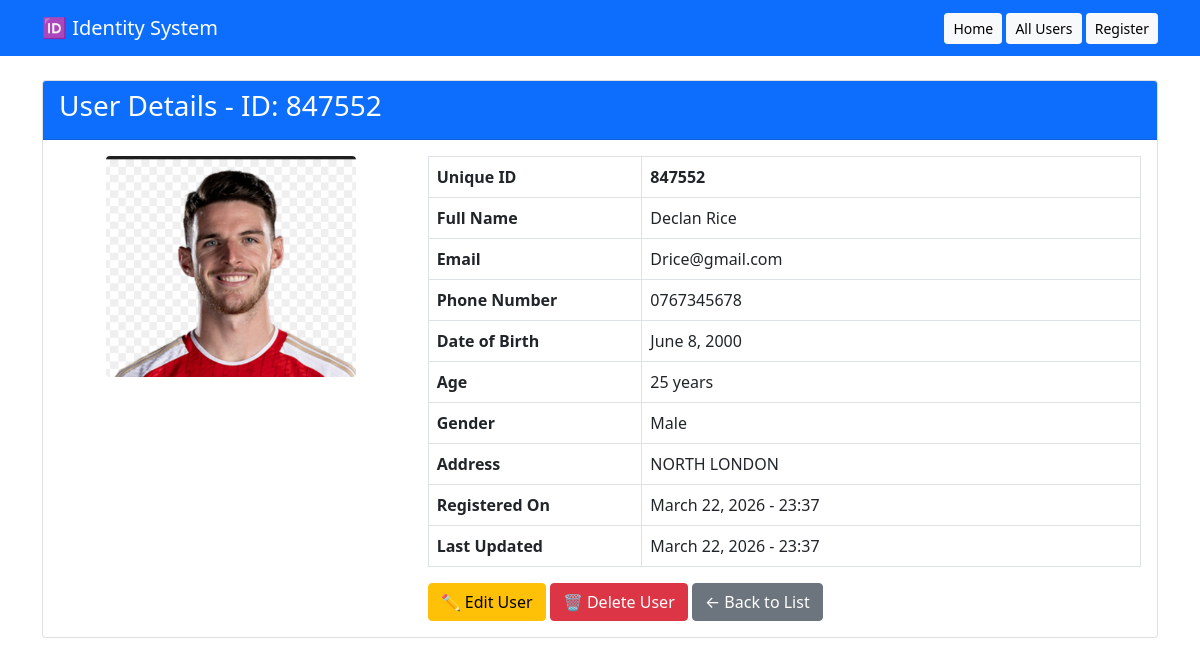
/user/3/, run on the app's committed database.
### users/models.py (models this page shows, shortened)
class User(models.Model):
    GENDER_CHOICES = [
        ('M', 'Male'),
        ('F', 'Female'),
        ('O', 'Other'),
    ]
    first_name = models.CharField(max_length=50)
    last_name = models.CharField(max_length=50)
    email = models.EmailField()
    phone_number = models.CharField(max_length=15)  # Changed from 'phone'
    date_of_birth = models.DateField()
    address = models.TextField()
    gender = models.CharField(max_length=10, choices=GENDER_CHOICES)
    photo = models.ImageField(upload_to='photos/', blank=True, null=True)
    unique_hash = models.CharField(max_length=64, unique=True, blank=True)
    user_number = models.IntegerField(unique=True, blank=True, null=True)
    created_at = models.DateTimeField(auto_now_add=True)
    updated_at = models.DateTimeField(auto_now=True)
    @property
    def unique_id(self):
        return str(self.user_number) if self.user_number else ""
    @property
    def age(self):
        today = date.today()
        return today.year - self.date_of_birth.year - (
            (today.month, today.day) < (self.date_of_birth.month, self.date_of_birth.day)
        )

### users/views.py (the view)
# urls.py: path('user/<int:pk>/', views.user_detail, name='user_detail'),
def user_detail(request, pk):
    user = get_object_or_404(User, pk=pk)
    return render(request, 'users/user_detail.html', {'user': user})

### users/templates/users/user_detail.html (shortened to what this page needs)
<!DOCTYPE html>
<html>
<head>
    <link href="https://cdn.jsdelivr.net/npm/bootstrap@5.1.3/dist/css/bootstrap.min.css" rel="stylesheet">
</head>
<body>
    <nav class="navbar navbar-dark bg-primary mb-4">
        <div class="container">
            <a class="navbar-brand" href="/">🆔 Identity System</a>
            <div>
                <a class="btn btn-light btn-sm" href="/">Home</a>
                <a class="btn btn-light btn-sm" href="/users/">All Users</a>
                <a class="btn btn-light btn-sm" href="/register/">Register</a>
            </div>
        </div>
    </nav>
    <div class="container">
        <div class="card">
            <div class="card-header bg-primary text-white">
                <h3>User Details - ID: {{ user.unique_id }}</h3>
            </div>
            <div class="card-body">
                <div class="row">
                    <div class="col-md-4 text-center">
                        {% if user.photo %}
                        <img src="{{ user.photo.url }}" alt="{{ user.first_name }}" class="img-fluid rounded mb-3" style="max-width: 250px;">
                        {% else %}
                        <div class="bg-secondary text-white p-5 rounded mb-3">
                            <h1>{{ user.first_name.0 }}{{ user.last_name.0 }}</h1>
                        </div>
                        {% endif %}
                    </div>
                    <div class="col-md-8">
                        <table class="table table-bordered">
                            <tr>
                                <th width="30%">Unique ID</th>
                                <td><strong>{{ user.unique_id }}</strong></td>
                            </tr>
                            <tr>
                                <th>Full Name</th>
                                <td>{{ user.first_name }} {{ user.last_name }}</td>
                            </tr>
                            <tr>
                                <th>Email</th>
                                <td>{{ user.email }}</td>
                            </tr>
                            <tr>
                                <th>Phone Number</th>
                                <td>{{ user.phone_number }}</td>
                            </tr>
                            <tr>
                                <th>Date of Birth</th>
                                <td>{{ user.date_of_birth }}</td>
                            </tr>
                            <tr>
                                <th>Age</th>
                                <td>{{ user.age }} years</td>
                            </tr>
                            <tr>
                                <th>Gender</th>
                                <td>{{ user.get_gender_display }}</td>
                            </tr>
                            <tr>
                                <th>Address</th>
                                <td>{{ user.address }}</td>
                            </tr>
                            <tr>
                                <th>Registered On</th>
                                <td>{{ user.created_at|date:"F d, Y - H:i" }}</td>
                            </tr>
                            <tr>
                                <th>Last Updated</th>
                                <td>{{ user.updated_at|date:"F d, Y - H:i" }}</td>
                            </tr>
                        </table>
                        <div class="mt-3">
                            <a href="/user/{{ user.pk }}/edit/" class="btn btn-warning">✏️ Edit User</a>
                            <a href="/user/{{ user.pk }}/delete/" class="btn btn-danger">🗑️ Delete User</a>
                            <a href="/users/" class="btn btn-secondary">← Back to List</a>
                        </div>
                    </div>
                </div>
            </div>
        </div>
    </div>
</body>
</html>

### data on the page
User: unique_id "847552", photo (picture), first_name "Declan", last_name "Rice", email "Drice@gmail.com", phone_number "0767345678", date_of_birth "June 8, 2000", age "25", gender "Male", address "NORTH LONDON", created_at "March 22, 2026 - 23:37", updated_at "March 22, 2026 - 23:37"
